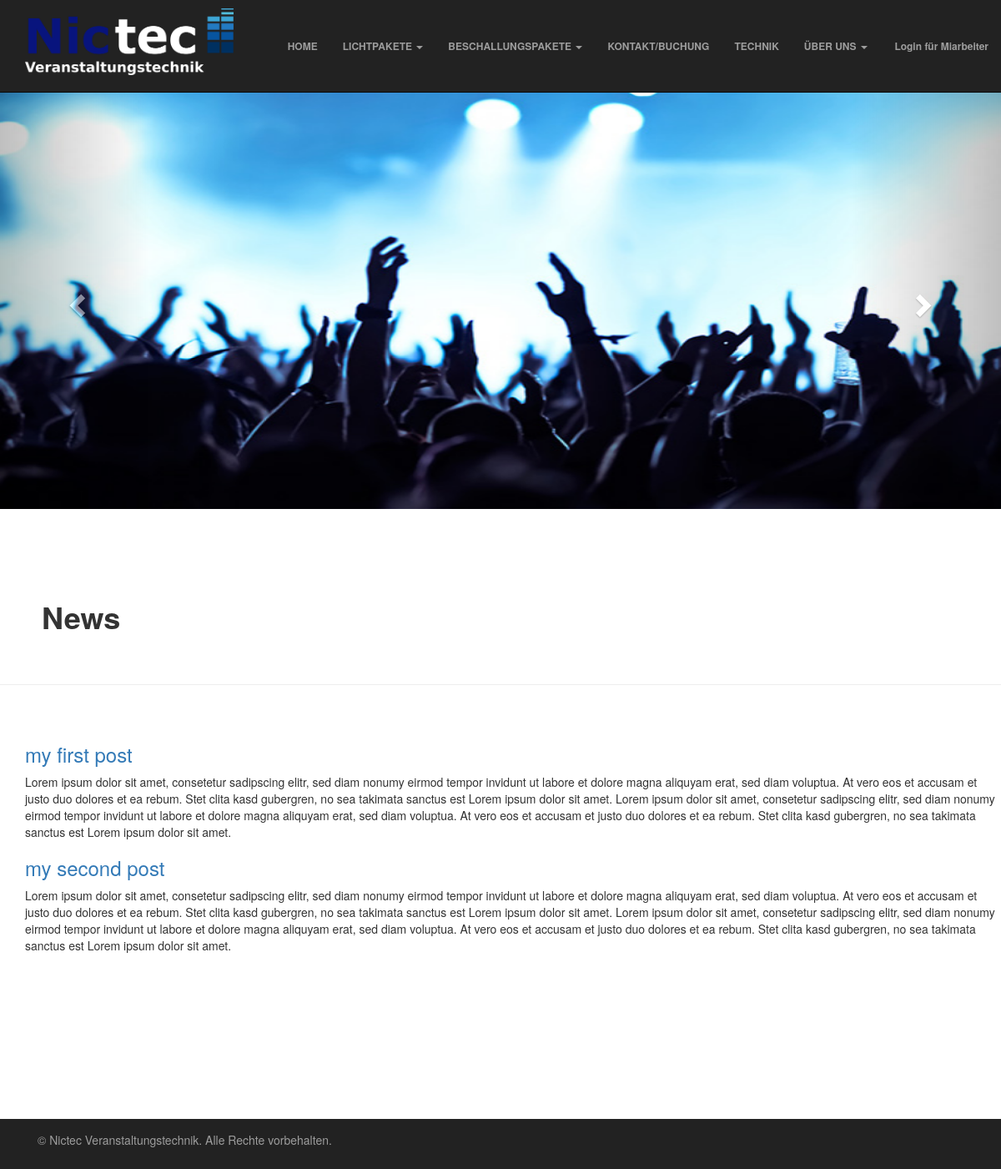
The app's page /, older data.
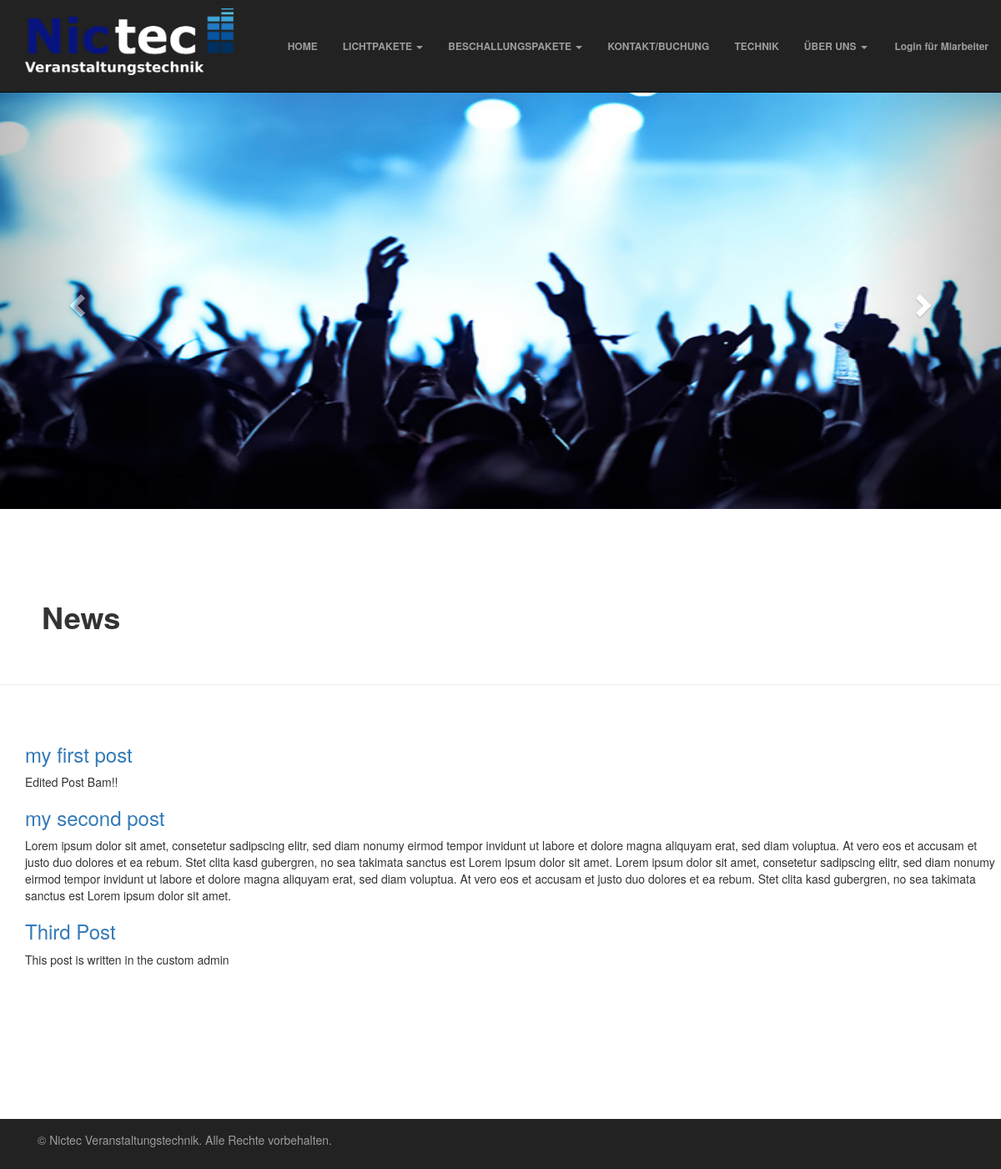
The same page, newer data.
### page/models.py (models this page shows, shortened)
class news(models.Model):
    title = models.CharField(max_length=200)
    text = models.TextField()
    created_date = models.DateTimeField(default=timezone.now)
    published_date = models.DateTimeField(default=timezone.now)

### page/views.py (the view)
# urls.py: url(r'^$', views.index, name='index'),
def index(request):
    news1 = news.objects.filter(published_date__lte=timezone.now()).order_by('published_date')
    if news1:
        return render(request, 'page/index.html', {'news':news1})
    else:
        print('error')
        return render(request, 'page/licht.html')

### page/templates/page/index.html (shortened to what this page needs)
<!DOCTYPE html>
<html lang="en">
<head>
    {% load staticfiles %}
    <link rel="stylesheet" href="https://maxcdn.bootstrapcdn.com/bootstrap/3.3.6/css/bootstrap.min.css">
   <link rel="stylesheet" href="{% static "page/css/custom.css" %}">
</head>
<body>
    <nav role="navigation" id="navbar" class="navbar navbar-inverse navbar-fixed-top">
        <div class="container-fluid">
            <div class="navbar-header">
                <a href="{% url 'home' %}"><img class="navbar-brand" src= "{% static "page/pictures/logo_heller.png"  %}"/></a>
            </div>
            <div class="collapse navbar-collapse" id="bs-example-navbar-collapse-1">
                <ul class="nav navbar-nav">
                    <li><a href="{% url 'home' %}">HOME </a></li>
                     <li class="dropdown">
                        <a href="{% url 'licht' %}" class="dropdown-toggle" role="button" aria-haspopup="true" aria-expanded="false">LICHTPAKETE <span class="caret"></span></a>
                    </li>
                    <li class="dropdown">
                        <a href="{% url 'ton' %}" class="dropdown-toggle"  role="button" aria-haspopup="true" aria-expanded="false">BESCHALLUNGSPAKETE <span class="caret"></span></a>
                    </li>
                    <li><a href="{% url 'kontakt' %}">KONTAKT/BUCHUNG</a></li>
                    <li><a href="{% url 'technik' %}">TECHNIK</a></li>
                    <li class="dropdown">
                        <a href="{% url 'ueber' %}" class="dropdown-toggle"  role="button" aria-haspopup="true" aria-expanded="false">ÜBER UNS <span class="caret"></span></a>
                    </li>
                </ul>
                <ul class="nav navbar-nav navbar-right">
                    <li><a href="{% url 'login' %}">Login für Miarbeiter</a></li>
                </ul>
            </div>
        </div>
    </nav>
    <div id="myCarousel" class="carousel slide" data-ride="carousel">
      <div class="carousel-inner" role="listbox">
        <div class="item active">
            <img src="{% static "page/pictures/banner-landing.jpg" %}" alt="banner"/ id= "picture">
        </div>
        <a class="left carousel-control" href="#myCarousel" role="button" data-slide="prev">
        <span class="glyphicon glyphicon-chevron-left" aria-hidden="true"></span>
        </a>
        <a class="right carousel-control" href="#myCarousel" role="button" data-slide="next">
        <span class="glyphicon glyphicon-chevron-right" aria-hidden="true"></span>
          </a>
        </div>
        <div class="page-header">
            <h1>News</h1>
        </div>
        <div class="wrapper">
           <div id= database>
            {% for news in news %}
                <h3><a href="">{{ news.title }}</a></h3>
                <p>{{ news.text|linebreaksbr }}</p>
            {% endfor %}
           </div>
        </div>
        <div class="footer navbar-inverse navbar-default-bottom" role="navigation">
        <div class="container">
            <div class="navbar-text pull-left">
                  <p>© Nictec Veranstaltungstechnik. Alle Rechte vorbehalten. </p>
        </div>
    </div>
</div>
        </div>
    </body>
</html>

Row changes from the older to the newer data that the page shows:
changed news "my first post": text "Lorem ipsum dolor sit amet, consetetur sadipscing elitr, sed diam nonumy eirmod tempor invidunt ut labore et dolore magna aliquyam erat, sed diam voluptua. At vero eos et accusam et justo duo dolores et ea rebum. Stet clita kasd gubergren, no sea takimata sanctus est Lorem ipsum dolor sit amet. Lorem ipsum dolor sit amet, consetetur sadipscing elitr, sed diam nonumy eirmod tempor invidunt ut labore et dolore magna aliquyam erat, sed diam voluptua. At vero eos et accusam et justo duo dolores et ea rebum. Stet clita kasd gubergren, no sea takimata sanctus est Lorem ipsum dolor sit amet." → "Edited Post Bam!!"
added news: title "Third Post", text "This post is written in the custom admin"
